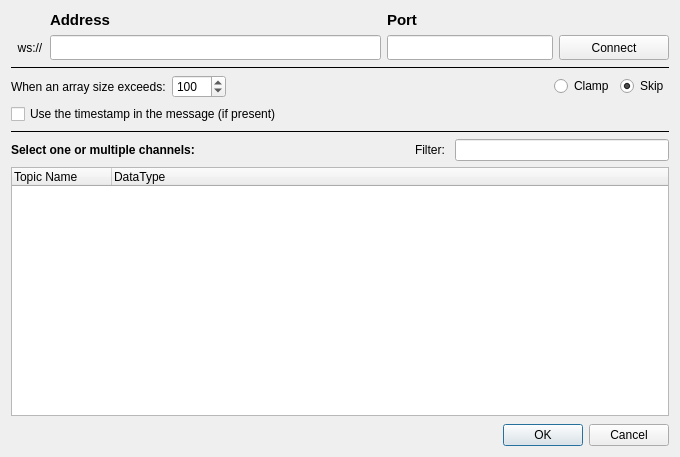
<?xml version="1.0" encoding="UTF-8"?>
<ui version="4.0">
 <class>FoxgloveDialog</class>
 <widget class="QWidget" name="FoxgloveDialog">
  <property name="geometry">
   <rect>
    <x>0</x>
    <y>0</y>
    <width>680</width>
    <height>457</height>
   </rect>
  </property>
  <property name="windowTitle">
   <string>Form</string>
  </property>
  <layout class="QVBoxLayout" name="verticalLayout_2">
   <item>
    <layout class="QGridLayout" name="gridLayout" columnstretch="0,2,1,0">
     <item row="1" column="3">
      <widget class="QPushButton" name="buttonConnect">
       <property name="minimumSize">
        <size>
         <width>110</width>
         <height>25</height>
        </size>
       </property>
       <property name="maximumSize">
        <size>
         <width>16777215</width>
         <height>25</height>
        </size>
       </property>
       <property name="text">
        <string>Connect</string>
       </property>
       <property name="checkable">
        <bool>true</bool>
       </property>
      </widget>
     </item>
     <item row="0" column="1">
      <widget class="QLabel" name="label_3">
       <property name="font">
        <font>
         <pointsize>11</pointsize>
         <weight>75</weight>
         <bold>true</bold>
        </font>
       </property>
       <property name="text">
        <string>Address</string>
       </property>
      </widget>
     </item>
     <item row="0" column="2">
      <widget class="QLabel" name="label_4">
       <property name="font">
        <font>
         <pointsize>11</pointsize>
         <weight>75</weight>
         <bold>true</bold>
        </font>
       </property>
       <property name="text">
        <string>Port</string>
       </property>
      </widget>
     </item>
     <item row="1" column="2">
      <widget class="LineEdit" name="lineEditPort">
       <property name="minimumSize">
        <size>
         <width>0</width>
         <height>25</height>
        </size>
       </property>
       <property name="maximumSize">
        <size>
         <width>16777215</width>
         <height>25</height>
        </size>
       </property>
      </widget>
     </item>
     <item row="1" column="1">
      <widget class="LineEdit" name="lineEditAddress">
       <property name="minimumSize">
        <size>
         <width>0</width>
         <height>25</height>
        </size>
       </property>
       <property name="maximumSize">
        <size>
         <width>16777215</width>
         <height>25</height>
        </size>
       </property>
      </widget>
     </item>
     <item row="1" column="0">
      <widget class="QLabel" name="label">
       <property name="text">
        <string>  ws://</string>
       </property>
      </widget>
     </item>
    </layout>
   </item>
   <item>
    <widget class="Line" name="line">
     <property name="frameShadow">
      <enum>QFrame::Plain</enum>
     </property>
     <property name="orientation">
      <enum>Qt::Horizontal</enum>
     </property>
    </widget>
   </item>
   <item>
    <layout class="QHBoxLayout" name="parserOptionsLayout">
     <item>
      <widget class="QLabel" name="labelArraySize">
       <property name="text">
        <string>When an array size exceeds:</string>
       </property>
      </widget>
     </item>
     <item>
      <widget class="QSpinBox" name="spinBoxArraySize">
       <property name="minimum">
        <number>0</number>
       </property>
       <property name="maximum">
        <number>9999</number>
       </property>
       <property name="value">
        <number>100</number>
       </property>
      </widget>
     </item>
     <item>
      <spacer name="parserOptionsSpacer">
       <property name="orientation">
        <enum>Qt::Horizontal</enum>
       </property>
       <property name="sizeHint" stdset="0">
        <size>
         <width>40</width>
         <height>20</height>
        </size>
       </property>
      </spacer>
     </item>
     <item>
      <widget class="QRadioButton" name="radioClamp">
       <property name="text">
        <string>Clamp</string>
       </property>
      </widget>
     </item>
     <item>
      <widget class="QRadioButton" name="radioSkip">
       <property name="text">
        <string>Skip</string>
       </property>
       <property name="checked">
        <bool>true</bool>
       </property>
      </widget>
     </item>
    </layout>
   </item>
   <item>
    <widget class="QCheckBox" name="checkBoxUseTimestamp">
     <property name="text">
      <string>Use the timestamp in the message (if present)</string>
     </property>
    </widget>
   </item>
   <item>
    <widget class="Line" name="line_2">
     <property name="frameShadow">
      <enum>QFrame::Plain</enum>
     </property>
     <property name="orientation">
      <enum>Qt::Horizontal</enum>
     </property>
    </widget>
   </item>
   <item>
    <layout class="QHBoxLayout" name="horizontalLayout_5">
     <item>
      <widget class="QLabel" name="label_6">
       <property name="font">
        <font>
         <weight>75</weight>
         <bold>true</bold>
        </font>
       </property>
       <property name="text">
        <string>Select one or multiple channels:</string>
       </property>
      </widget>
     </item>
     <item>
      <spacer name="horizontalSpacer">
       <property name="orientation">
        <enum>Qt::Horizontal</enum>
       </property>
       <property name="sizeHint" stdset="0">
        <size>
         <width>40</width>
         <height>20</height>
        </size>
       </property>
      </spacer>
     </item>
     <item>
      <widget class="QLabel" name="label_7">
       <property name="text">
        <string>Filter: </string>
       </property>
      </widget>
     </item>
     <item>
      <widget class="QLineEdit" name="lineEditFilter">
       <property name="maximumSize">
        <size>
         <width>300</width>
         <height>16777215</height>
        </size>
       </property>
       <property name="clearButtonEnabled">
        <bool>true</bool>
       </property>
      </widget>
     </item>
    </layout>
   </item>
   <item>
    <widget class="QTreeWidget" name="topicsList">
     <property name="selectionMode">
      <enum>QAbstractItemView::MultiSelection</enum>
     </property>
     <property name="uniformRowHeights">
      <bool>true</bool>
     </property>
     <property name="headerHidden">
      <bool>false</bool>
     </property>
     <property name="columnCount">
      <number>2</number>
     </property>
     <column>
      <property name="text">
       <string>Topic Name</string>
      </property>
     </column>
     <column>
      <property name="text">
       <string>DataType</string>
      </property>
     </column>
    </widget>
   </item>
   <item>
    <layout class="QHBoxLayout" name="horizontalLayout" stretch="1,0">
     <property name="topMargin">
      <number>2</number>
     </property>
     <item>
      <spacer name="horizontalSpacer_2">
       <property name="orientation">
        <enum>Qt::Horizontal</enum>
       </property>
       <property name="sizeHint" stdset="0">
        <size>
         <width>40</width>
         <height>20</height>
        </size>
       </property>
      </spacer>
     </item>
     <item>
      <widget class="QDialogButtonBox" name="buttonBox">
       <property name="sizePolicy">
        <sizepolicy hsizetype="Expanding" vsizetype="Minimum">
         <horstretch>0</horstretch>
         <verstretch>0</verstretch>
        </sizepolicy>
       </property>
       <property name="standardButtons">
        <set>QDialogButtonBox::Cancel|QDialogButtonBox::Ok</set>
       </property>
       <property name="centerButtons">
        <bool>true</bool>
       </property>
      </widget>
     </item>
    </layout>
   </item>
  </layout>
 </widget>
 <customwidgets>
  <customwidget>
   <class>LineEdit</class>
   <extends>QLineEdit</extends>
   <header>PlotJuggler/line_edit.h</header>
  </customwidget>
 </customwidgets>
 <resources/>
 <connections/>
</ui>
